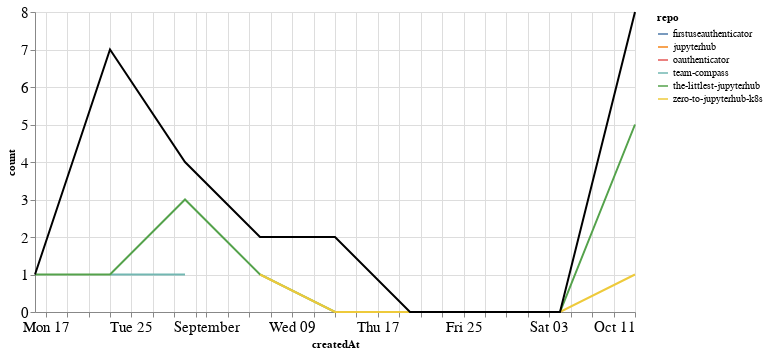

Notebook source saved alongside this figure:
### Markdown cell above
## Comments

### Code cell
comments_time = comments.groupby('repo').resample('W', on='createdAt').count()['author'].reset_index()
comments_time = comments_time.rename(columns={'author': 'count'})
comments_time_total = comments_time.groupby('createdAt').agg({"count": "sum"}).reset_index()
ch1 = alt.Chart(comments_time, width=600).mark_line().encode(
    x='createdAt',
    y='count',
    color='repo',
    tooltip="repo"
)

ch2 = alt.Chart(comments_time_total, width=600).mark_line(color="black").encode(
    x='createdAt',
    y='count',
)

ch1 + ch2

### Figure 1 — Vega-Lite specification as saved in the notebook (floating-point values rounded to 4 significant figures)
{"config": {"axisLeft": {"labelFontSize": 15}, "axisBottom": {"labelFontSize": 15}}, "layer": [{"data": {"name": "data-507640ba689ca5f5b1990a25521abb36"}, "mark": "line", "encoding": {"color": {"type": "nominal", "field": "repo"}, "tooltip": {"type": "nominal", "field": "repo"}, "x": {"type": "temporal", "field": "createdAt"}, "y": {"type": "quantitative", "field": "count"}}, "width": 600}, {"data": {"name": "data-f9db5d33d8544cf22b9ea1e52645d81d"}, "mark": {"type": "line", "color": "black"}, "encoding": {"x": {"type": "temporal", "field": "createdAt"}, "y": {"type": "quantitative", "field": "count"}}, "width": 600}], "$schema": "https://vega.github.io/schema/vega-lite/v4.8.1.json", "datasets": {"data-507640ba689ca5f5b1990a25521abb36": [{"repo": "firstuseauthenticator", "createdAt": "2020-10-11T00:00:00", "count": 2}, {"repo": "jupyterhub", "createdAt": "2020-08-23T00:00:00", "count": 5}, {"repo": "oauthenticator", "createdAt": "2020-09-13T00:00:00", "count": 2}, {"repo": "team-compass", "createdAt": "2020-08-23T00:00:00", "count": 1}, {"repo": "team-compass", "createdAt": "2020-08-30T00:00:00", "count": 1}, {"repo": "the-littlest-jupyterhub", "createdAt": "2020-08-16T00:00:00", "count": 1}, {"repo": "the-littlest-jupyterhub", "createdAt": "2020-08-23T00:00:00", "count": 1}, {"repo": "the-littlest-jupyterhub", "createdAt": "2020-08-30T00:00:00", "count": 3}, {"repo": "the-littlest-jupyterhub", "createdAt": "2020-09-06T00:00:00", "count": 1}, {"repo": "the-littlest-jupyterhub", "createdAt": "2020-09-13T00:00:00", "count": 0}, {"repo": "the-littlest-jupyterhub", "createdAt": "2020-09-20T00:00:00", "count": 0}, {"repo": "the-littlest-jupyterhub", "createdAt": "2020-09-27T00:00:00", "count": 0}, {"repo": "the-littlest-jupyterhub", "createdAt": "2020-10-04T00:00:00", "count": 0}, {"repo": "the-littlest-jupyterhub", "createdAt": "2020-10-11T00:00:00", "count": 5}, {"repo": "zero-to-jupyterhub-k8s", "createdAt": "2020-09-06T00:00:00", "count": 1}, {"repo": "zero-to-jupyterhub-k8s", "createdAt": "2020-09-13T00:00:00", "count": 0}, {"repo": "zero-to-jupyterhub-k8s", "createdAt": "2020-09-20T00:00:00", "count": 0}, {"repo": "zero-to-jupyterhub-k8s", "createdAt": "2020-09-27T00:00:00", "count": 0}, {"repo": "zero-to-jupyterhub-k8s", "createdAt": "2020-10-04T00:00:00", "count": 0}, {"repo": "zero-to-jupyterhub-k8s", "createdAt": "2020-10-11T00:00:00", "count": 1}], "data-f9db5d33d8544cf22b9ea1e52645d81d": [{"createdAt": "2020-08-16T00:00:00", "count": 1}, {"createdAt": "2020-08-23T00:00:00", "count": 7}, {"createdAt": "2020-08-30T00:00:00", "count": 4}, {"createdAt": "2020-09-06T00:00:00", "count": 2}, {"createdAt": "2020-09-13T00:00:00", "count": 2}, {"createdAt": "2020-09-20T00:00:00", "count": 0}, {"createdAt": "2020-09-27T00:00:00", "count": 0}, {"createdAt": "2020-10-04T00:00:00", "count": 0}, {"createdAt": "2020-10-11T00:00:00", "count": 8}]}}
